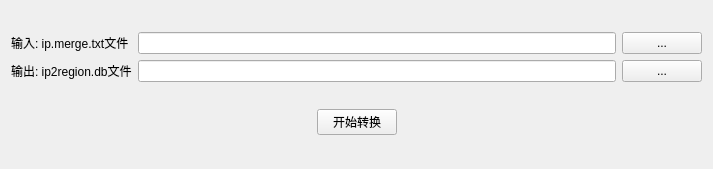
<?xml version="1.0" encoding="UTF-8"?>
<ui version="4.0">
 <class>TxtToDbForm</class>
 <widget class="QWidget" name="TxtToDbForm">
  <property name="geometry">
   <rect>
    <x>0</x>
    <y>0</y>
    <width>713</width>
    <height>169</height>
   </rect>
  </property>
  <property name="windowTitle">
   <string>Form</string>
  </property>
  <layout class="QVBoxLayout" name="verticalLayout_4">
   <item>
    <layout class="QHBoxLayout" name="horizontalLayout">
     <item>
      <layout class="QVBoxLayout" name="verticalLayout">
       <item>
        <widget class="QLabel" name="label_selectTxt">
         <property name="text">
          <string>输入: ip.merge.txt文件</string>
         </property>
        </widget>
       </item>
       <item>
        <widget class="QLabel" name="label_selectDb">
         <property name="text">
          <string>输出: ip2region.db文件</string>
         </property>
        </widget>
       </item>
      </layout>
     </item>
     <item>
      <layout class="QVBoxLayout" name="verticalLayout_2">
       <item>
        <widget class="QLineEdit" name="lineEdit_selectTxt"/>
       </item>
       <item>
        <widget class="QLineEdit" name="lineEdit_selectDb"/>
       </item>
      </layout>
     </item>
     <item>
      <layout class="QVBoxLayout" name="verticalLayout_3">
       <item>
        <widget class="QPushButton" name="pushButton_selectTxt">
         <property name="text">
          <string>...</string>
         </property>
        </widget>
       </item>
       <item>
        <widget class="QPushButton" name="pushButton_selectDb">
         <property name="text">
          <string>...</string>
         </property>
        </widget>
       </item>
      </layout>
     </item>
    </layout>
   </item>
   <item>
    <layout class="QHBoxLayout" name="horizontalLayout_2">
     <item>
      <spacer name="horizontalSpacer">
       <property name="orientation">
        <enum>Qt::Horizontal</enum>
       </property>
       <property name="sizeHint" stdset="0">
        <size>
         <width>40</width>
         <height>20</height>
        </size>
       </property>
      </spacer>
     </item>
     <item>
      <widget class="QPushButton" name="pushButton_startConvert">
       <property name="text">
        <string>开始转换</string>
       </property>
      </widget>
     </item>
     <item>
      <spacer name="horizontalSpacer_2">
       <property name="orientation">
        <enum>Qt::Horizontal</enum>
       </property>
       <property name="sizeHint" stdset="0">
        <size>
         <width>40</width>
         <height>20</height>
        </size>
       </property>
      </spacer>
     </item>
    </layout>
   </item>
  </layout>
 </widget>
 <resources/>
 <connections/>
</ui>
